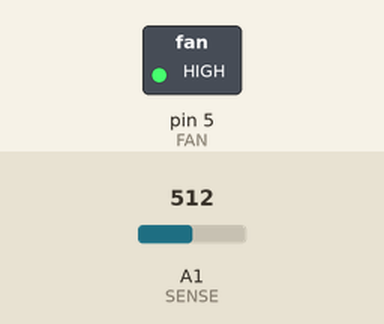
Simulated run of this sketch. Board: Arduino Uno, built with avr-gcc and run on an emulated ATmega328P. Parts: switched loads named in the sketch (green lamp = pin HIGH). Inputs (shaded band) come from the test bench; at power-on: A1 (SENSE) = 512.

Above: at 1.2 s.
1.3 s: A1 (SENSE) set to 76
2.8 s: A1 (SENSE) set to 64
At 4.0 s:
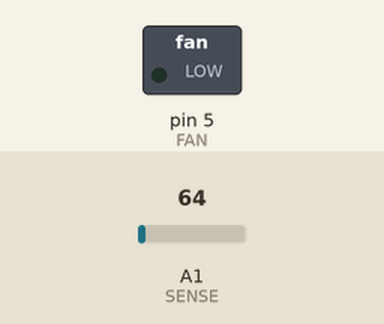
4.3 s: A1 (SENSE) set to 122
At 5.3 s:
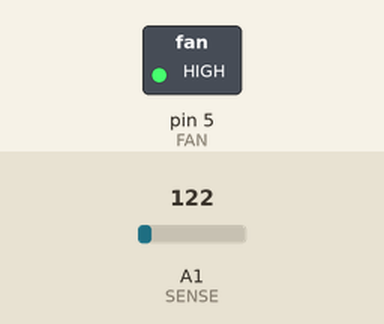
5.8 s: A1 (SENSE) set to 0
At 6.6 s:
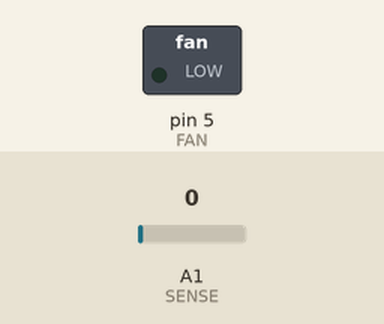
Timing chart, 0 to 8.3 s (numbered marks = the images above; inputs shaded):
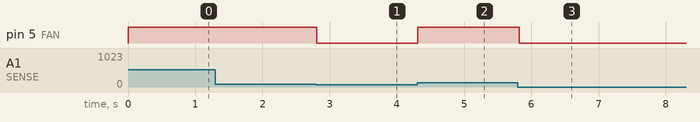

The sketch:

sketch.ino
```cpp
// Duct exhaust — missing hysteresis
const int SENSE = A1;
const int FAN = 5;
const float ON_C = 35.0;
bool on = false;
void setup()
{
    pinMode(FAN, OUTPUT);
}
void loop()
{
    float c = analogRead(SENSE) * (5.0 / 1023.0) * 100.0;
    on = c >= ON_C;
    digitalWrite(FAN, on ? HIGH : LOW);
    delay(50);
}
```

Measured:
- the behaviour switches between 72 and 71 on A1 (SENSE) (found by bisection; images 0 and 1)
- after the input at 1.3 s, every drawn part: stays the same
- after the input at 2.8 s, pin 5 (FAN): HIGH → LOW at once
- after the input at 4.3 s, pin 5 (FAN): LOW → HIGH at once
- after the input at 5.8 s, pin 5 (FAN): HIGH → LOW at once
